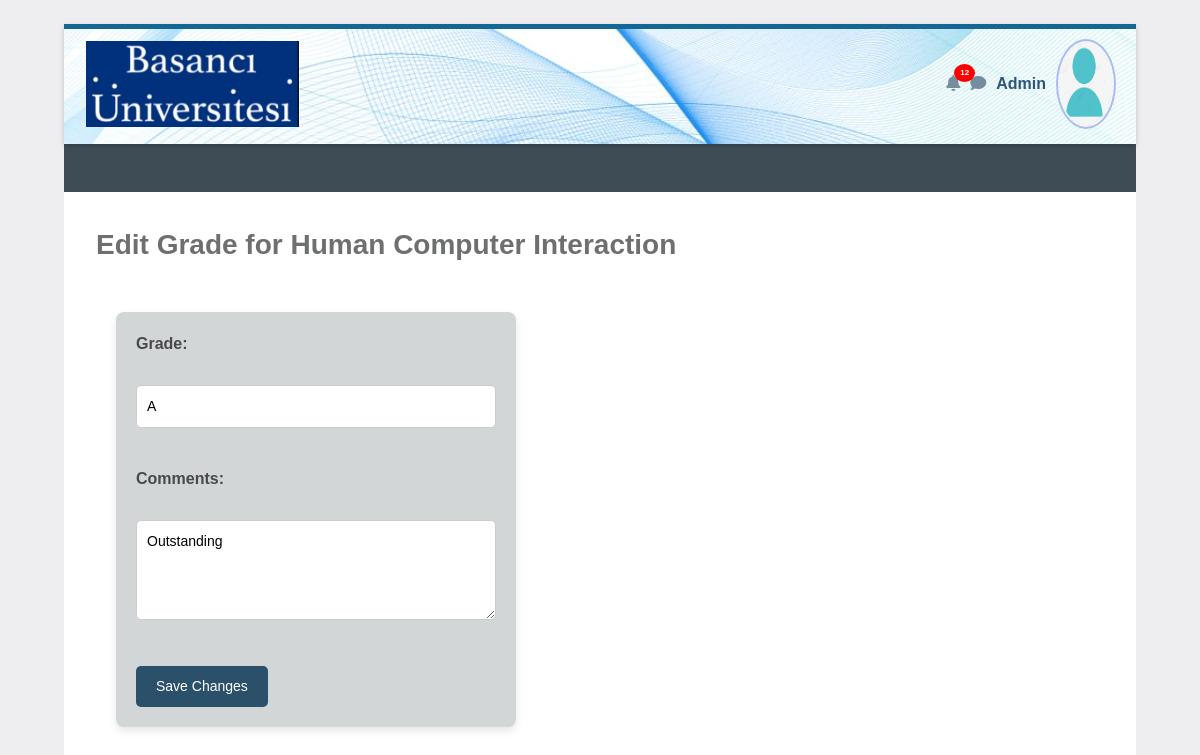
Screenshot of /admin/edit/1 with the database file from the repository.
### tables this page shows
CREATE TABLE grades (
        id INTEGER PRIMARY KEY,
        student_id INTEGER,
        course TEXT,
        grade TEXT,
        comments TEXT,
        FOREIGN KEY(student_id) REFERENCES users(id)
    );

### app/routes.py (the view, shortened to what this page needs)
@main.route('/admin/edit/<grade_id>', methods=['GET', 'POST'])
def edit_grade(grade_id):
    conn = sqlite3.connect('vulnerable.db')
    c = conn.cursor()
    c.execute(f"SELECT course, grade, comments FROM grades WHERE id='{grade_id}'")
    grade_data = c.fetchone()
    conn.close()
    return render_template('edit_grade.html', grade_data=grade_data)

### app/templates/edit_grade.html (shortened to what this page needs)
<!DOCTYPE html>
<html lang="en">
<head>
    <link rel="stylesheet" href="https://stackpath.bootstrapcdn.com/bootstrap/4.5.2/css/bootstrap.min.css">
    <link rel="stylesheet" href="https://cdnjs.cloudflare.com/ajax/libs/font-awesome/5.15.4/css/all.min.css">
</head>
<body>
    <div class="initialBox">
        <div class="navbar">
            <div>
                <img src="{{ url_for('static', filename='logo.png') }}" alt="Logo">
            </div>
            <div class="user-profile">
                <div class="notification">
                    <i class="fas fa-bell icn"></i>
                    <span class="notification-badge">12</span>
                </div>
                <div >
                    <i class="fas fa-comment icn"></i>
                </div>
                <div class="user-profile" onclick="toggleDropdown()">
                <span class="user-name">Admin</span>
                <img src="{{ url_for('static', filename='user.png') }}" alt="Profile" class="profile-img">
                </div>
            </div>
        </div>
        <div class="middle-bar">
        </div>
     <div class="wrapper">
            <div class="header">Edit Grade for {{ grade_data[0] }}</div>
            <form method="POST">
                <label for="grade">Grade:</label><br>
                <input type="text" id="grade" name="grade" value="{{ grade_data[1] }}" required><br><br>
                <label for="comments">Comments:</label><br>
                <textarea id="comments" name="comments" required>{{ grade_data[2] }}</textarea><br><br>
                <button type="submit">Save Changes</button>
            </form>
        </div>
</body>
</html>

### rows the page displays
grades: course "Human Computer Interaction", grade "A", comments "Outstanding"
